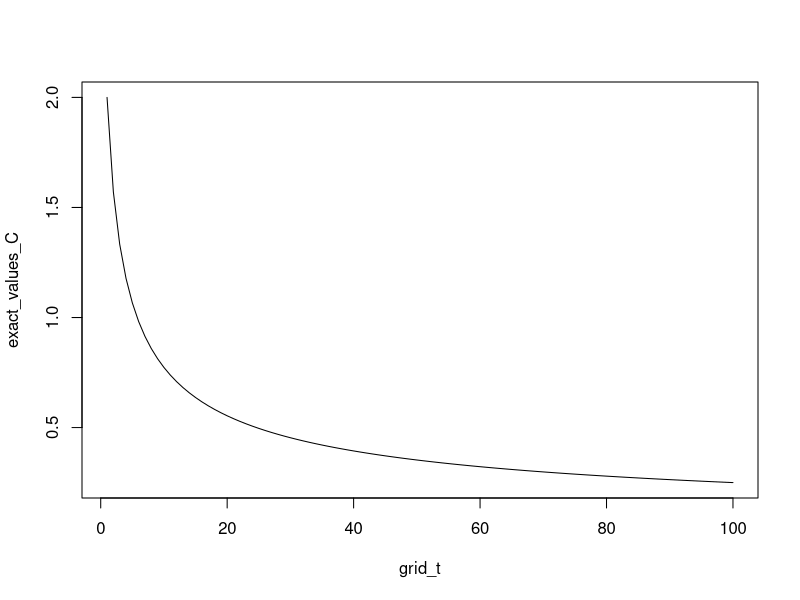
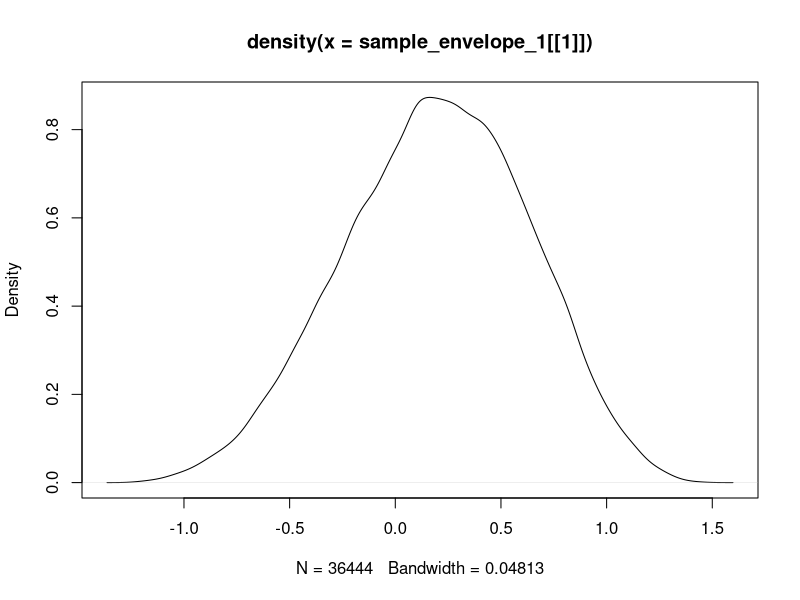
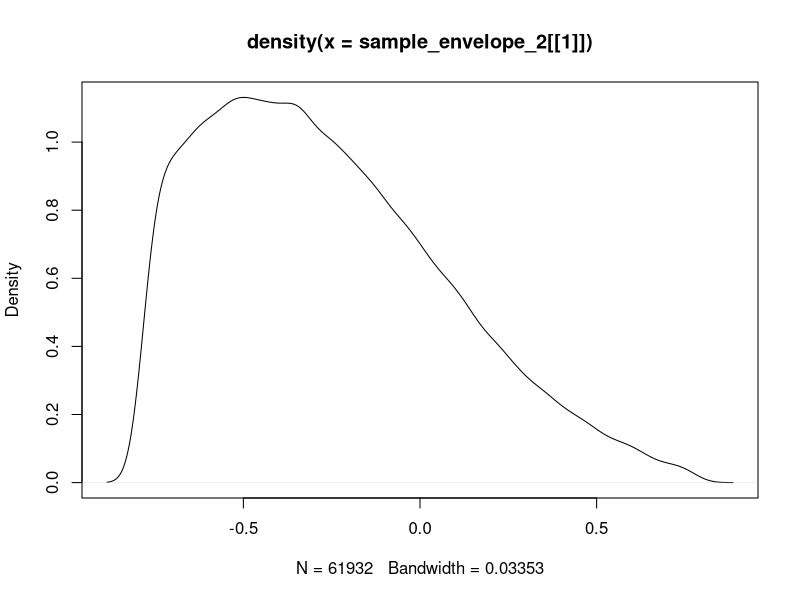
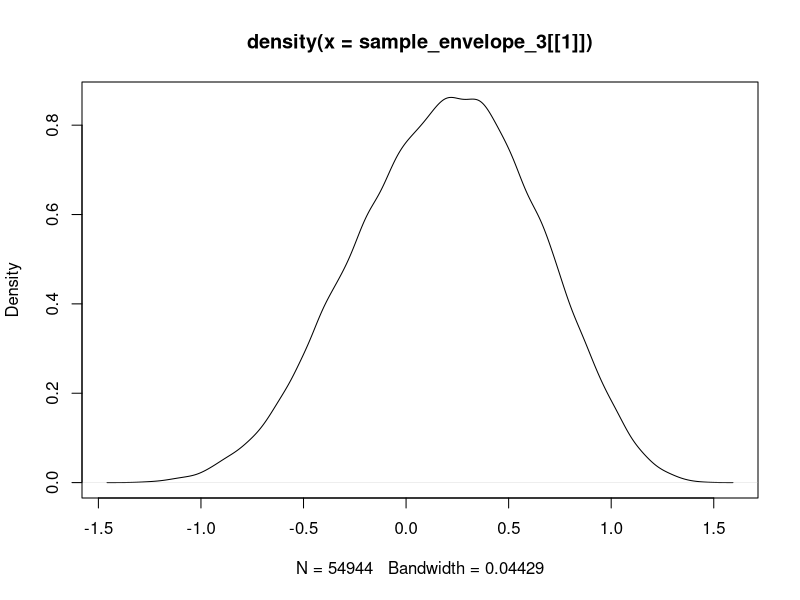
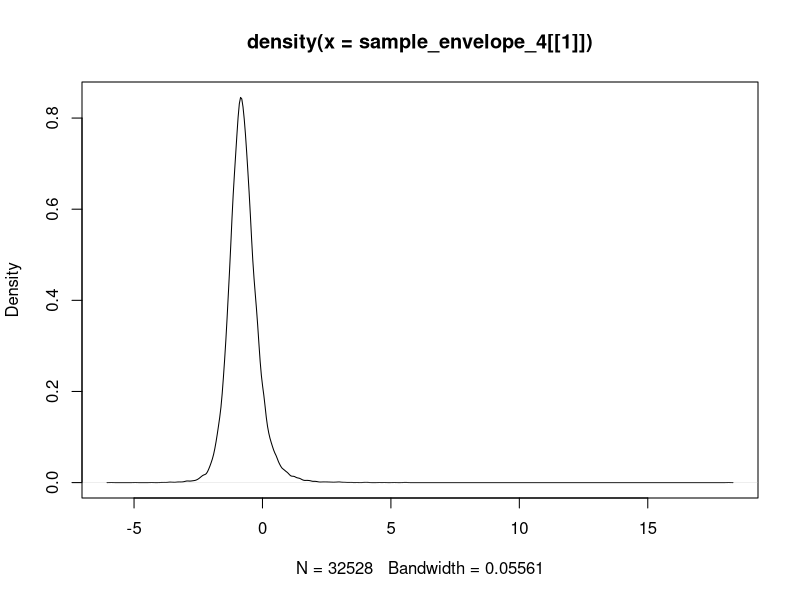
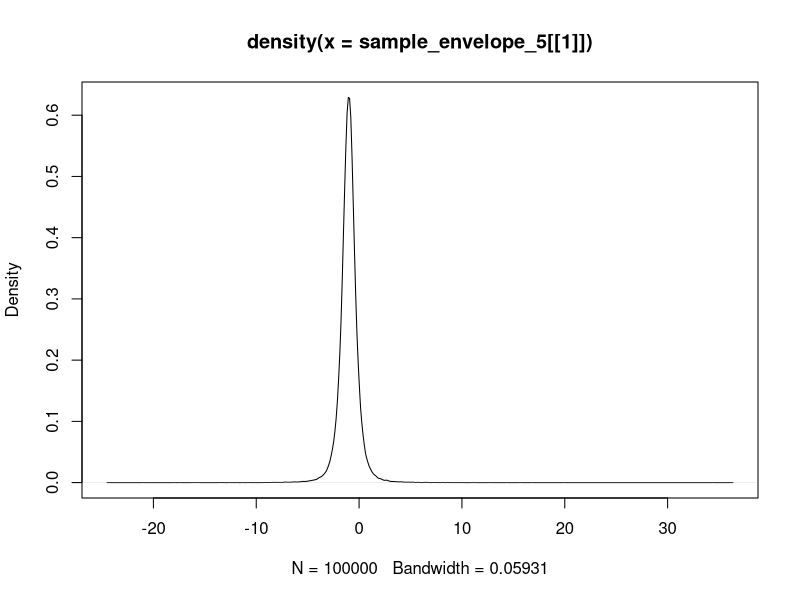

The R script that drew these images, in order:
## ---- chunk 1
knitr::opts_chunk$set(echo = TRUE)
## ---- chunk 2
grid_t <- 1:100

exact_formula_C <- function(t){
  (sqrt(pi) * gamma((t + 1)/2))/gamma(t/2 + 1)
}

exact_values_C <- exact_formula_C(grid_t)
plot(grid_t, exact_values_C, type = 'l')
## ---- chunk 3
n <- 10^6
## ---- chunk 4
t <- 1
u <- runif(n)
sample <- u^t*1/(cos(asin(u)))+(cos(asin(u)))^(t-1)
  
EstIntegral <- mean(sample)
  
Diff <- exact_formula_C(t) - EstIntegral
Std_Error <- sd(sample)/sqrt(n)

rbind(EstIntegral, Diff, Std_Error)
## ---- chunk 5
EstIntegral_1 <- numeric(length(grid_t))
Diff_1 <- numeric(length(grid_t))
Std_Error_1 <- numeric(length(grid_t))

for (t in grid_t){
  u <- runif(n)
  sample <- u^t*1/(cos(asin(u)))+(cos(asin(u)))^(t-1)
  
  EstIntegral_1[t] <- mean(sample)
  
  Diff_1[t] <- exact_formula_C(t) - EstIntegral_1[t]
  Std_Error_1[t] <- sd(sample)/sqrt(n)
}

rbind(mean_diff_1 = mean(Diff_1), mean_SE_1 = mean(Std_Error_1))
## ---- chunk 6
t <- 1
u <- runif(n)
sample <- (sin(acos(u)))^{t-1} + u^t*(sin(acos(u)))^{-1}
  
EstIntegral <- mean(sample)
  
Diff <- exact_formula_C(t) - EstIntegral
Std_Error <- sd(sample)/sqrt(n)

rbind(EstIntegral, Diff, Std_Error)
## ---- chunk 7
EstIntegral_4 <- numeric(length(grid_t))
Diff_4 <- numeric(length(grid_t))
Std_Error_4 <- numeric(length(grid_t))

for (t in grid_t){
  u <- runif(n)
  sample <- (sin(acos(u)))^{t-1} + u^t*(sin(acos(u)))^{-1}
  
  EstIntegral_4[t] <- mean(sample)
  
  Diff_4[t] <- exact_formula_C(t) - EstIntegral_4[t]
  Std_Error_4[t] <- sd(sample)/sqrt(n)
}

rbind(mean_diff_4 = mean(Diff_4), mean_SE_4 = mean(Std_Error_4))
## ---- chunk 8
t <- 1
u <- runif(n)
sample <- ((sin(pi/2*u))^t + (cos(pi/2*u))^t) * pi/2
  
EstIntegral <- mean(sample)
  
Diff <- exact_formula_C(t) - EstIntegral
Std_Error <- sd(sample)/sqrt(n)

rbind(EstIntegral, Diff, Std_Error)
## ---- chunk 9
EstIntegral_4 <- numeric(length(grid_t))
Diff_4 <- numeric(length(grid_t))
Std_Error_4 <- numeric(length(grid_t))

for (t in grid_t){
  u <- runif(n)
  sample <- ((sin(pi/2*u))^t + (cos(pi/2*u))^t) * pi/2
  
  EstIntegral_4[t] <- mean(sample)
  
  Diff_4[t] <- exact_formula_C(t) - EstIntegral_4[t]
  Std_Error_4[t] <- sd(sample)/sqrt(n)
}

rbind(mean_diff_4 = mean(Diff_4), mean_SE_4 = mean(Std_Error_4))
## ---- chunk 10
f <- function(x, y) {
  r <- sqrt(x^2 + y^2)
  ifelse(r == 0, 1, sin(r) / r)  # Handle the removable singularity at (0,0)
}

result <- integrate(function(y) {
  sapply(y, function(yi) {
    integrate(function(x) f(x, yi), -1, 1)$value
  })
}, -1, 1)

# Print the result
true_integral <- result$value
## ---- chunk 11
# install.packages('pracma')
library(pracma)

f <- function(x, y) {
  r <- sqrt(x^2 + y^2)
  ifelse(r == 0, 1, sin(r) / r) 
}

dblquad(f, -1, 1, -1, 1)
## ---- chunk 12
n <- 10^5
x <- runif(n)
y <- runif(n)
sample <- 4 * sin(sqrt(x^2 + y^2))/sqrt(x^2 + y^2)

EstIntegral <- mean(sample)
Diff <- true_integral - EstIntegral
Std_Error <- sd(sample)/sqrt(n)

rbind(EstIntegral, Diff, Std_Error)
## ---- chunk 13
m_list <- c(2, 10)
nu_list <- c(-1, 1)
lambda_list <- c(-1, 1)
alpha_list <- c(1, 10)

groups <- expand.grid(m_list, nu_list, lambda_list, alpha_list)

m <- groups$Var1
nu <- groups$Var2
lambda <- groups$Var3
alpha <- groups$Var4

# convert rows to list of vectors
group_list <- split(as.matrix(groups), LETTERS[1:nrow(groups)])
group_list
## ---- chunk 14
# m <- 2
# nu <- -1
# lambda <- -1
# alpha <- 1
## ---- chunk 15
theoretical_mean <- lambda - alpha*nu/(2*(m - 1))
theoretical_var <- alpha^2/(2*m - 3) * (1 + nu^2/(4*(m - 1)^2))
## ---- chunk 16
Q2_summary <- data.frame(m, nu, lambda, alpha, theoretical_mean, theoretical_var)
## ---- chunk 17
# Generate Y
n <- 10^5
Y <- runif(n) * pi - pi/2
## ---- chunk 18
# Generate the sample using AR
U <- runif(n)

sample_envelope_1 <- lapply(1:16, function(i) {
  m <- m[i]
  nu <- nu[i]
  
  temp <- atan(-nu / (2 * m))
  accepted_Y <- Y[U < 
    (cos(Y))^(2 * m) * exp(-nu * Y) / (cos(temp)^(2 * m) * exp(-nu * temp))]
})

plot(density(sample_envelope_1[[1]]), type = 'l')
## ---- chunk 19
# Produce X, and check mean and variance
X_envelope_1 <- lapply(1:16, function(i){tan(sample_envelope_1[[i]]) * alpha[i] + lambda[i]})
# X_envelope_1[[1]][1:10]
# sample_envelope_1[[1]][1:10]

envelop_1_empirical_mean <- unlist(lapply(1:16, function(i) mean(X_envelope_1[[i]])))
envelop_1_empirical_var <- unlist(lapply(1:16, function(i) var(X_envelope_1[[i]])))
## ---- chunk 20
# empirical rate of acceptance
envelope_1_empirical_acceptance <- unlist(lapply(1:16, function(i) length(sample_envelope_1[[i]])/10^5))
## ---- chunk 21
# add the results to the summary
library(tidyverse)
Q2_summary <- Q2_summary %>% 
  mutate(envelop_1_empirical_mean, envelop_1_empirical_var, envelope_1_empirical_acceptance)

Q2_summary
## ---- chunk 22
# Generate Y
n <- 10^5
U <- runif(n)

Y <- lapply(1:16, function(i){-0.5*log(U*(exp(-pi/2 * nu[i]) - exp(pi/2 * nu[i])) + exp(pi/2 * nu[i]))})
## ---- chunk 23
# Generate the sample using AR
U <- runif(n)

sample_envelope_2 <- lapply(1:16, function(i){
  Y[[i]][U < (cos(Y[[i]]))^{2*m[i]}]
})

plot(density(sample_envelope_2[[1]]), type = 'l')
## ---- chunk 24
# Produce X, and check mean and variance
X_envelope_2 <- lapply(1:16, function(i) tan(sample_envelope_2[[i]]) * alpha[i] + lambda[i])

envelop_2_empirical_mean <- unlist(lapply(1:16, function(i) mean(X_envelope_2[[i]])))
envelop_2_empirical_var <- unlist(lapply(1:16, function(i) var(X_envelope_2[[i]])))
## ---- chunk 25
# empirical rate of acceptance
envelope_2_empirical_acceptance <- unlist(lapply(1:16, function(i) length(sample_envelope_2[[i]])/10^5))
## ---- chunk 26
# update Q2_summary
Q2_summary <- Q2_summary %>% 
  mutate(envelop_2_empirical_mean, envelop_2_empirical_var, envelope_2_empirical_acceptance)

Q2_summary
## ---- chunk 27
# Generate Y
n <- 10^5
U <- runif(n)

Y <- asin(2*U-1)
## ---- chunk 28
# Generate the sample using AR
U <- runif(n)

temp <- atan(-nu/(2*m-1))

sample_envelope_3 <- lapply(1:16, function(i){
  temp <- temp[i]
  m <- m[i]
  nu <- nu[i]
  
  Y[U < (cos(Y)^{2*m-1}*exp(-nu*Y))/(cos(temp)^{2*m-1}*exp(-nu*temp))]
})

plot(density(sample_envelope_3[[1]]), type = 'l')
## ---- chunk 29
# Produce X, and check mean and variance
X_envelope_3 <- lapply(1:16, function(i) tan(sample_envelope_3[[i]]) * alpha[i] + lambda[i])

envelop_3_empirical_mean <- unlist(lapply(1:16, function(i) mean(X_envelope_3[[i]])))
envelop_3_empirical_var <- unlist(lapply(1:16, function(i) var(X_envelope_3[[i]])))
## ---- chunk 30
# empirical rate of acceptance
envelope_3_empirical_acceptance <- unlist(lapply(1:16, function(i) length(sample_envelope_3[[i]])/10^5))
## ---- chunk 31
# update Q2_summary
Q2_summary <- Q2_summary %>% 
  mutate(envelop_3_empirical_mean, envelop_3_empirical_var, envelope_3_empirical_acceptance)
## ---- chunk 32
# Generate Y
n <- 10^5
Y <- lapply(1:16, function(i) alpha[i] * tan(pi*runif(n) - pi/2) + lambda[i])
## ---- chunk 33
# Generate the sample using AR
U <- runif(n)

temp_1 <- lapply(1:16, function(i) (Y[[i]] - lambda[i])/alpha[i])
temp_2 <- nu/(2*(1 - m))

sample_envelope_4 <- lapply(1:16, function(i){
  Y <- Y[[i]]
  temp_1 <- temp_1[[i]]
  temp_2 <- temp_2[i]
  nu <- nu[i]
  m <- m[i]
  
  Y[U < ((1 + temp_1^2)^{-m} * exp(-nu * atan(temp_1)))/((1 + temp_2^2)^{1-m} * exp(-nu*atan(temp_2)))]
})

summary(sample_envelope_4)

plot(density(sample_envelope_4[[1]]), type = 'l')
## ---- chunk 34
# Produce X, and check mean and variance
X_envelope_4 <- sample_envelope_4

envelop_4_empirical_mean <- unlist(lapply(1:16, function(i) mean(X_envelope_4[[i]])))
envelop_4_empirical_var <- unlist(lapply(1:16, function(i) var(X_envelope_4[[i]])))
## ---- chunk 35
# empirical rate of acceptance
envelope_4_empirical_acceptance <- unlist(lapply(1:16, function(i) length(sample_envelope_4[[i]])/10^5))
## ---- chunk 36
# update summary_Q2
Q2_summary <- Q2_summary %>% 
  mutate(envelop_4_empirical_mean, envelop_4_empirical_var, envelope_4_empirical_acceptance)

colnames(Q2_summary)
## ---- chunk 37
# Generate Y
n <- 10^5
k <- 2*m - 1

Y <- lapply(1:16, function(i){
  rt(n, df = k[i]) * alpha[i]/sqrt(k[i]) + lambda[i]
})
## ---- chunk 38
# Generate the sample using AR
U <- runif(n)

sample_envelope_5 <- lapply(1:16, function(i){
  Y <- Y[[i]]
  nu <- nu[i]
  lambda <- lambda[i]
  alpha <- alpha[i]
  
  Y[U < exp(-nu*atan((Y - lambda)/alpha) - nu*pi/2)]
})

plot(density(sample_envelope_5[[1]]), type = 'l')
## ---- chunk 39
# Check mean and variance
X_envelope_5 <- sample_envelope_5

envelop_5_empirical_mean <- unlist(lapply(1:16, function(i) mean(X_envelope_5[[i]])))
envelop_5_empirical_var <- unlist(lapply(1:16, function(i) var(X_envelope_5[[i]])))
## ---- chunk 40
# empirical rate of acceptance
envelope_5_empirical_acceptance <- unlist(lapply(1:16, function(i) length(sample_envelope_5[[i]])/10^5))
## ---- chunk 41
# update summary_Q2
Q2_summary <- Q2_summary %>% 
  mutate(envelop_5_empirical_mean, envelop_5_empirical_var, envelope_5_empirical_acceptance)
## ---- chunk 42
write.csv(Q2_summary, 'Q2_summary.csv', row.names = F)
